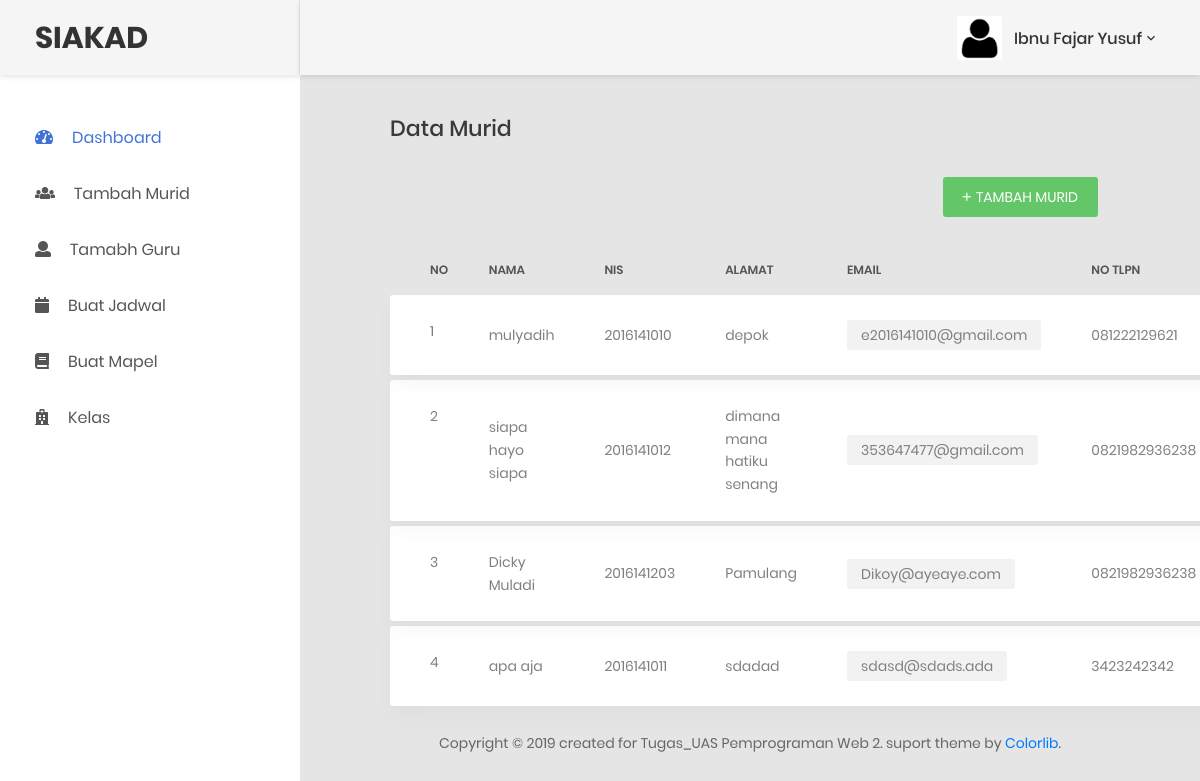
The app's page /staff/tambah_murid.php (signed in) with its own data.
### tables this page shows
CREATE TABLE `murid` (
  `nis` varchar(12) NOT NULL,
  `nama` varchar(100) NOT NULL,
  `password` varchar(255) NOT NULL,
  `alamat` varchar(200) NOT NULL,
  `email` varchar(100) NOT NULL,
  `notlpn` varchar(13) NOT NULL,
  `id_kelas` int(11) NOT NULL
);

### staff/tambah_murid.php (the view, shortened to what this page needs)
<?php
    include('../template/header.php');
?>
<div class="row">
    <div class="col-md-12">
        <h3 class="title-5 m-b-35">Data Murid</h3>
        <div class="table-data__tool">
            <div class="table-data__tool-left">
                </div>
            <div class="table-data__tool-right">
                <button class="au-btn au-btn-icon au-btn--green au-btn--small" data-toggle="modal" data-target="#exampleModal">
                    <i class="zmdi zmdi-plus"></i>Tambah Murid</button>
            </div>
        </div>
        <div class="table-responsive table-responsive-data2">
            <table class="table table-data2">
                <thead>
                    <tr>
                        <th>No</th>
                        <th>Nama</th>
                        <th>NIS</th>
                        <th>Alamat</th>
                        <th>Email</th>
                        <th>No Tlpn</th>
                    </tr>
                </thead>
                <tbody>
                    <?php
                    include('../koneksi.php');
                    $no=1;
                    $sql="select * from murid a join kelas b on a.id_kelas=b.id";
                    $query = mysqli_query($koneksi,$sql);
                    while($hasil = mysqli_fetch_array($query)){
                    ?>
                    <tr class="tr-shadow">
                        <td> <?= $no; ?> </td>
                        <td><?= $hasil['nama'];?></td>
                        <td><?= $hasil['nis'];?></td>
                        <td ><?= $hasil['alamat'];?></td>
                        <td>
                            <span class="block-email"><?= $hasil['email'];?></span>
                        </td>
                        <td><?= $hasil['notlpn'];?></td>
                    </tr>
                    <tr class="spacer"></tr>
                <?php $no++; } ?>
                </tbody>
            </table>
        </div>
    </div>
</div>
<?php include('../template/footer1.php'); ?>
<?php include('../template/footer.php'); ?>

### records on screen
murid: nama "mulyadih", nis "2016141010", alamat "depok", email "e2016141010@gmail.com", notlpn "081222129621"
murid: nama "siapa hayo siapa", nis "2016141012", alamat "dimana mana hatiku senang", email "353647477@gmail.com", notlpn "0821982936238"
murid: nama "Dicky Muladi", nis "2016141203", alamat "Pamulang", email "Dikoy@ayeaye.com", notlpn "0821982936238"
murid: nama "apa aja", nis "2016141011", alamat "sdadad", email "sdasd@sdads.ada", notlpn "3423242342"

### other values on screen
$_SESSION['nama'] "Ibnu Fajar Yusuf"
